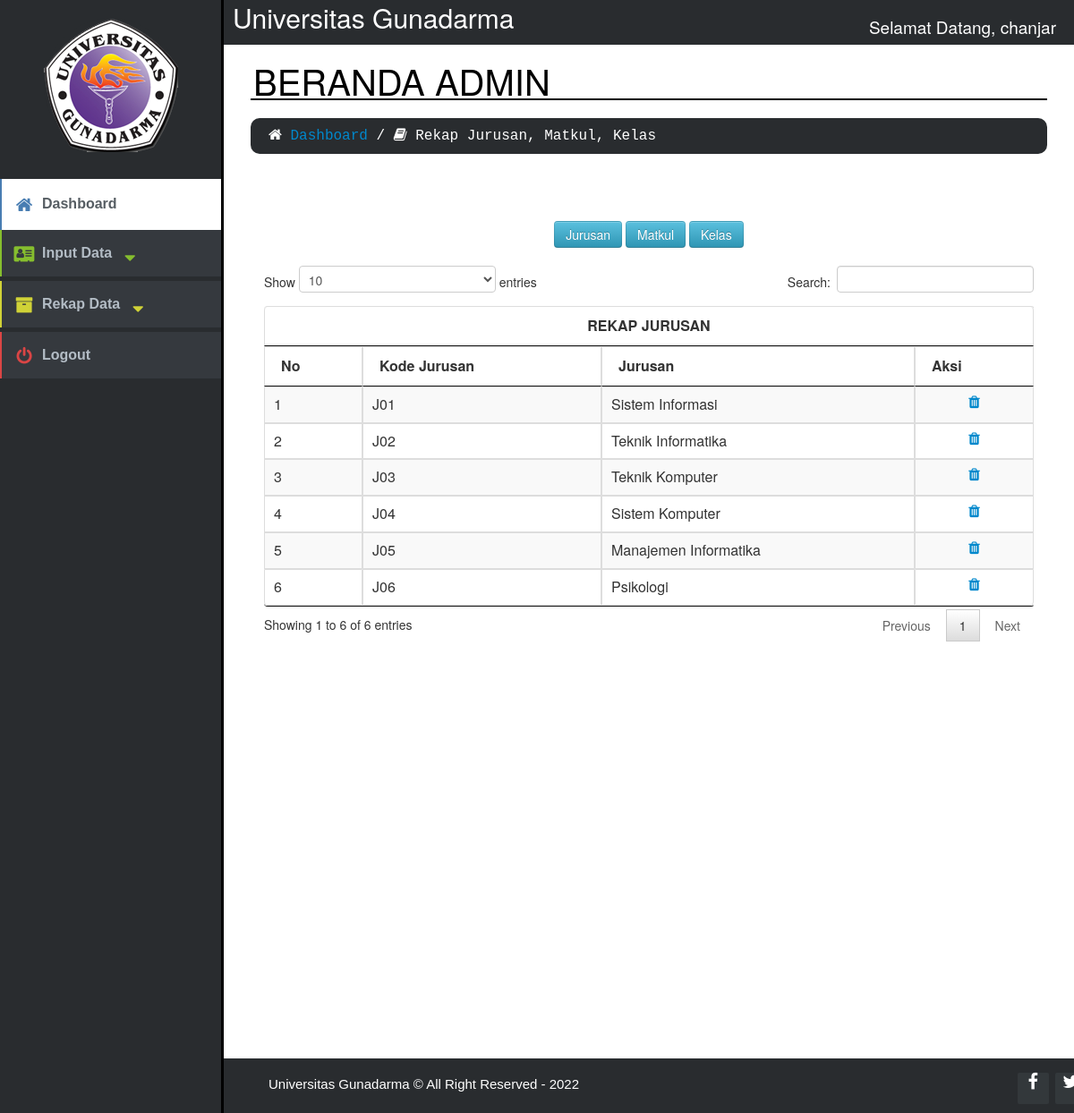
The app's page /admin/view_all.php (signed in) with its own data.
### tables this page shows
CREATE TABLE `jurusan` (
  `kode_jurusan` varchar(10) NOT NULL,
  `jurusan` varchar(30) NOT NULL
);

### admin/view_all.php (the view, shortened to what this page needs)
<html>
<head>
	<link rel="stylesheet" type="text/css" href="../css/design.css">
	<link rel="stylesheet" type="text/css" href="../css/sidebar-collapse.css">
	<link rel="stylesheet" href="../css/font-awesome.min.css">
	<link href="../css/bootstrap.min.css" rel="stylesheet">
	<link href="assets/css/bootstrap.css" rel="stylesheet" media="screen">
	<link href="assets/css/jquery.dataTables.css" rel="stylesheet" media="screen">
</head>
<body>
	<aside class="sidebar-left-collapse">
		<a class="company-logo"><img src="../assets/images/ug.png"></a>
		<div class="sidebar-links">
			<div class="link-blue selected">
				<a href="admin.php">
					<i class="fa fa-home"></i>Dashboard
				</a>
				</div>
			<div class="link-green">
				<a href="#">
					<i class="fa fa-address-card"></i>Input Data<i class="fa fa-sort-desc"></i>
				</a>
			</div>
			<div class="link-yellow">
				<a href="#">
					<i class="fa fa-archive"></i>Rekap Data<i class="fa fa-sort-desc"></i>
				</a>
			</div>
			<div class="link-red">
				<a onclick="return konfirmasi()" href="logout.php">
					<i class="fa fa-power-off"></i>Logout
				</a>
			</div>
		</div>
	</aside>
<div class="header">Universitas Gunadarma
<li class="right">
Selamat Datang, <?php echo $_SESSION['username'] ?>
</li>
</div>
<div class="title">
	BERANDA ADMIN
</div>
	<div class="title-list">
	<i class="fa fa-home"></i> <a href="admin.php">Dashboard</a> / <i class="fa fa-book"></i> Rekap Jurusan, Matkul, Kelas
	</div>
<div class="panel-body">
<div class="table-responsive">
<center><a href="view_all.php"><button class="btn btn-info btn-lg" type="submit">Jurusan</button></a>
<a href="view_matkul.php"><button class="btn btn-info btn-lg" type="submit">Matkul</button></a>
<a href="view_kelas.php"><button class="btn btn-info btn-lg" type="submit">Kelas</button></a></center><br>
 <table id="example" class="table table-striped table-bordered table-hover" cellspacing="0">
				<thead>
				<tr><th colspan="15"><center>REKAP JURUSAN</center></th></tr>
				<tr>
				<th>No</th>
				<th>Kode Jurusan</th>
				<th>Jurusan</th>
				<th>Aksi</th>
				</tr>
				</thead>
				<tbody>
				<?php
				include "../proses/koneksi.php";
				$query=mysqli_query($koneksi,"select * from jurusan");
				$no=1;
				while($var=mysqli_fetch_array($query)){
				?>
					<tr>
						<td><?php echo $no ?></td>
						<td><?php echo $var['kode_jurusan'];?></td>
						<td><?php echo $var['jurusan'];?></td>
						<td><?php echo "<center><a class='fa fa-trash' title='Hapus' href='delete_jurusan.php?kode_jurusan=".$var['kode_jurusan']."'></a></center>"; ?></td>
					</tr>
				<?php
				$no++;
				}
				?>
				</tbody>
 </table>
</div>
</div>
  </body>
  <?php
	include ('footer_admin.php');
  ?>
</html>

### admin/footer_admin.php (shortened to what this page needs)
<html>
<head>
	<link rel="stylesheet" href="assets/css/footer-distributed.css">
	<link rel="stylesheet" href="http://maxcdn.bootstrapcdn.com/font-awesome/4.2.0/css/font-awesome.min.css">
</head>
	<body>
		<footer class="footer-distributed">
			<div class="footer-right">
				<a href="#"><i class="fa fa-facebook"></i></a>
				<a href="#"><i class="fa fa-twitter"></i></a>
			</div>
			<div class="footer-left">
				<p>Universitas Gunadarma &copy; All Right Reserved - <?php echo date("Y")?></p>
			</div>
		</footer>
	</body>
</html>

### css/design.css (style rules this page uses)
* { margin: 0; padding: 0; box-sizing: border-box; }
a { text-decoration: #b3bcc5; color: grey; }
.header { width: 100%; height: 50px; background-color: #292c2f; font-size: 30px; color: white; margin: 0 auto; padding-top: 10px; padding-left: 260px; }
.right { display: block; color: white; font-size: 19px; padding-top: 10px; padding-right: 20px; float: right; }
.title { font-size: 40px; color: black; border-bottom: 2px black solid; padding: 10px 0 10px 3px; margin: 20px 30px 20px 280px; }
.title-list { display: block; width: auto; height: auto; text-decoration: none; background-color: #292c2f; color: #FFFFFF; font-size: 16px; font-family: monospace; border-radius: 10px; padding: 10px 0 10px 20px; margin: 20px 30px 20px 280px; }
.table-responsive { margin: 40px 30px 20px 280px; height: 900px; }

### css/sidebar-collapse.css (style rules this page uses)
.sidebar-left-collapse { font-family: Arial, Helvetica, sans-serif; position: fixed; top: 0; left: 0; background-color: #292c2f; width: 250px; height: 100%; padding: 20px 0; border-right: 3px black solid; }
.sidebar-left-collapse > a { display: block; text-decoration: none; font-family: Cookie, cursive; width: 150px; height: 150px; margin: 0 auto; text-align: center; color: #ffffff; font-size: 44px; font-weight: normal; line-height: 2.6; border-radius: 50%; background-color: #292c2f; }
.sidebar-left-collapse .sidebar-links { margin: 30px auto; }
.sidebar-links div > a { display: block; text-decoration: none; margin: 0 auto 5px auto; padding: 10px 0 10px 5px; background-color: #35393e; text-align: left; color: #b3bcc5; font-size: 16px; font-weight: bold; line-height: 2; border-left-width: 2px; border-left-style: solid; }
.sidebar-links div.selected > a { background-color: #ffffff; color: #565d63; line-height: 2.3; margin: 0; }
.sidebar-links div > a i.fa { position: relative; font-size: 20px; top: 3px; width: 40px; text-align: center; }
.sidebar-links div.link-blue > a { border-color: #487db2; }
.sidebar-links div.link-blue > a i.fa { color: #487db2; }
.sidebar-links div.link-red > a { border-color: #da4545; }
.sidebar-links div.link-red > a i.fa { color: #da4545; }
.sidebar-links div.link-yellow > a { border-color: #d0d237; }
.sidebar-links div.link-yellow > a i.fa { color: #d0d237; }
.sidebar-links div.link-green > a { border-color: #86be2e; }
.sidebar-links div.link-green > a i.fa { color: #86be2e; }
body { margin: 0; padding: 0; }

### admin/assets/css/footer-distributed.css (style rules this page uses)
.footer-distributed { background-color: #292c2f; box-shadow: 0 1px 1px 0 rgba(0, 0, 0, 0.12); box-sizing: border-box; width: 1099px; text-align: left; font: normal 16px sans-serif; position: absolute; padding: 10px 50px; margin-top: 1px; margin-left: 250px; }
.footer-distributed .footer-left p { color: white; font-size: 15px; padding-top: 10px; margin: 0; }
.footer-distributed .footer-right { float: right; margin-top: 6px; max-width: 180px; }
.footer-distributed .footer-right a { display: inline-block; width: 35px; height: 35px; background-color: #33383b; border-radius: 2px; font-size: 20px; color: #ffffff; text-align: center; line-height: 35px; margin-left: 3px; }

### records on screen
jurusan: kode_jurusan "J01", jurusan "Sistem Informasi"
jurusan: kode_jurusan "J02", jurusan "Teknik Informatika"
jurusan: kode_jurusan "J03", jurusan "Teknik Komputer"
jurusan: kode_jurusan "J04", jurusan "Sistem Komputer"
jurusan: kode_jurusan "J05", jurusan "Manajemen Informatika"
jurusan: kode_jurusan "J06", jurusan "Psikologi"

### other values on screen
$_SESSION['username'] "chanjar"
